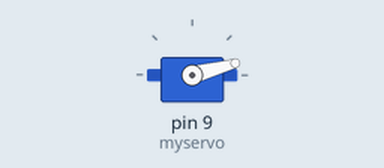
Recording of a sketch running on a simulated Arduino Uno, built with avr-gcc and run on an emulated ATmega328P. Parts: servo.

Above: at 0.1 s.
At 15.1 s:
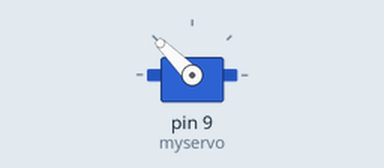
At 21.1 s:
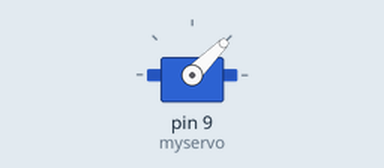
At 30.6 s:
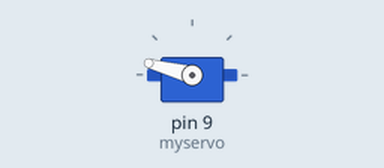
Timing chart, 0 to 40.0 s (numbered marks = the images above):
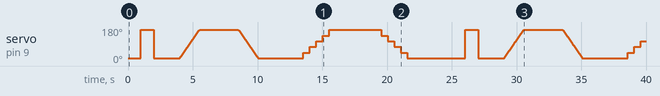

The sketch:

ServoMoterTest_02.ino
```cpp
#include <Servo.h>
Servo myservo;
int pos = 0;

void setup() {
    myservo.attach(9);
}

void loop() {

     myservo.write(15);
     delay(1000);
     myservo.write(165);
     delay(1000);
     myservo.write(15);
     delay(2000);

    for(pos = 15; pos <= 165; pos++){
      myservo.write(pos);
      delay(10);
    }
     delay(3000);

    for(pos = 165; pos>= 15; pos--){
        myservo.write(pos);
        delay(10);
    }
     delay(3000);

    for(pos = 15; pos <= 165; pos+=30){
      myservo.write(pos);
      delay(500);
    }
     delay(3000);

    for(pos = 165; pos>= 15; pos-=30){
        myservo.write(pos);
        delay(500);
    }
     delay(3000);

}
```
